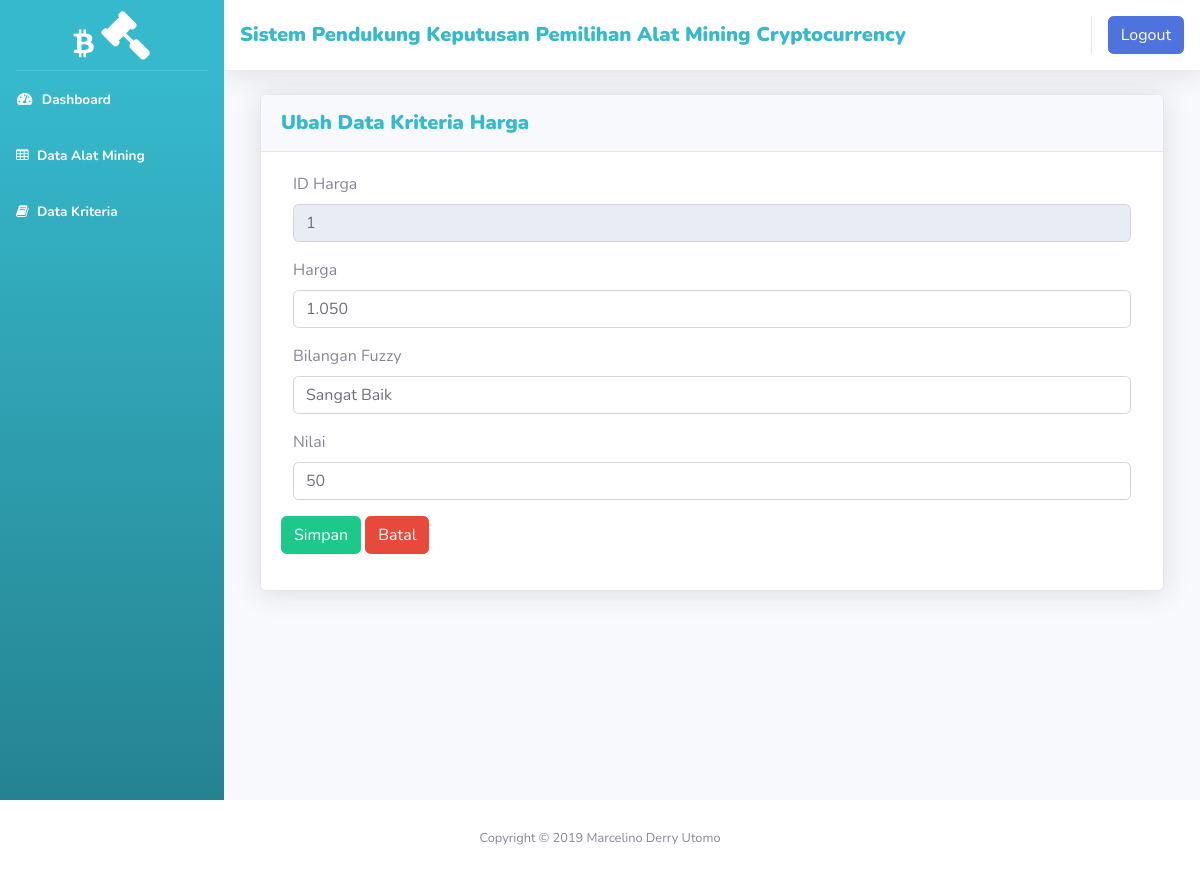
Screenshot of /admin/data_kriteria_harga_ubah.php?id_harga=1 with the database file from the repository.
### tables this page shows
CREATE TABLE `kriteriaharga` (
  `id_harga` int(11) NOT NULL,
  `harga` varchar(20) NOT NULL,
  `bilanganfuzzy` varchar(15) NOT NULL,
  `nilai` varchar(5) NOT NULL
);

### admin/data_kriteria_harga_ubah.php (the view, shortened to what this page needs)
<?php include_once 'atribut/head.php'; ?>
<?php
$idharg = $_GET['id_harga'];
$sql    = "SELECT * FROM kriteriaharga WHERE id_harga = '$idharg'";
$query  = mysqli_query($konek, $sql);
$row    = mysqli_fetch_array($query);
?>
<div id="wrapper">
  <?php include_once 'atribut/sidebar.php'; ?>
  <div id="content-wrapper" class="d-flex flex-column">
    <div id="content">
      <?php include_once 'atribut/navbar.php'; ?>
      <div class="container-fluid">
        <div class="col-xl-12  col-lg-8">
          <div class="card shadow mb-4">
            <div class="card-header py-3 d-flex flex-row align-items-center justify-content-between">
              <h5 class="m-0 font-weight-bold text-info"> <b> Ubah Data Kriteria Harga </b></h5>
            </div>
            <div class="card-body">
              <form class="form" method="post">
                <div class="form-group">
                  <label class="control-label col-md-12 col-sm-12 col-xs-12">ID Harga</label>
                  <div class="col-md-12 col-sm-12 col-xs-12">
                    <input class="form-control" type="text" name="idharg" value="<?php echo $row['id_harga']; ?>"
                      readonly="readonly">
                  </div>
                </div>
                <div class="form-group">
                  <label class="control-label col-md-12 col-sm-12 col-xs-12">Harga</label>
                  <div class="col-md-12 col-sm-12 col-xs-12">
                    <input class="form-control" type="text" name="harga" value="<?php echo $row['harga']; ?>">
                  </div>
                </div>
                <div class="form-group">
                  <label class="control-label col-md-12 col-sm-12 col-xs-12">Bilangan Fuzzy</label>
                  <div class="col-md-12 col-sm-12 col-xs-12">
                    <input class="form-control" type="text" name="bilfuzzy"
                      value="<?php echo $row['bilanganfuzzy']; ?>">
                  </div>
                </div>
                <div class="form-group">
                  <label class="control-label col-md-12 col-sm-12 col-xs-12">Nilai</label>
                  <div class="col-md-12 col-sm-12 col-xs-12">
                    <input class="form-control" type="text" name="nilai" value="<?php echo $row['nilai']; ?>">
                  </div>
                </div>
                <input class="btn btn-success" type="submit" name="simpan" value="Simpan">
                <a href="kriteriaA.php">
                  <button type="button" name="button" class="btn btn-danger">Batal</button>
                </a>
              </form>
            </div>
          </div>
        </div>
      </div>
    </div>
  </div>
</div>
<footer class="sticky-footer bg-white">
  <div class="container my-auto">
    <div class="copyright text-center my-auto">
      <span>Copyright &copy; 2019 Marcelino Derry Utomo</span>
    </div>
  </div>
</footer>
<?php include_once 'atribut/foot.php'; ?>

### rows the page displays
kriteriaharga: idharg "1", harga "1.050", bilfuzzy "Sangat Baik", nilai "50"
